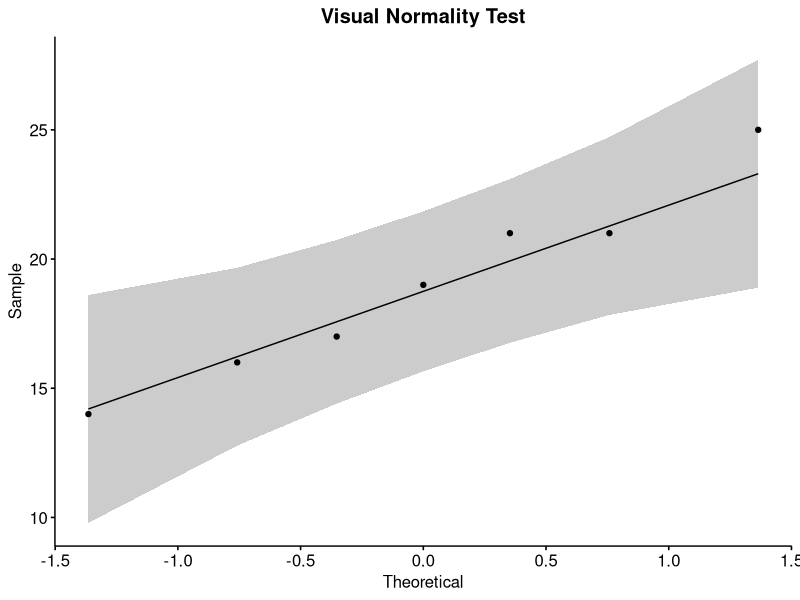
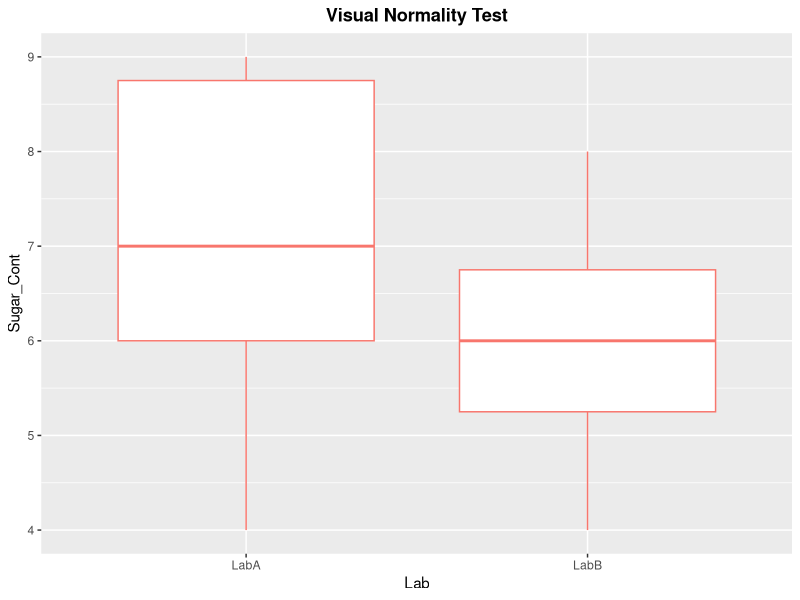
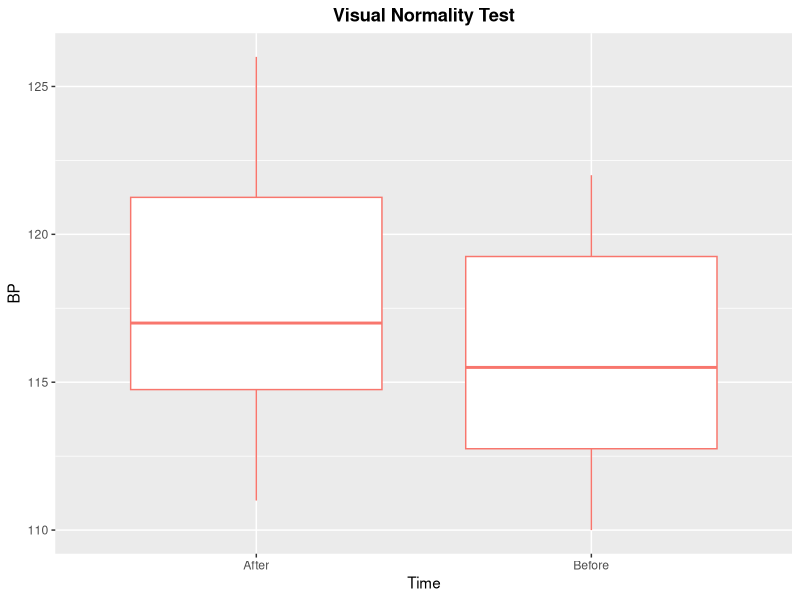

Write R code to recreate these figures, in order. (Note: this script raises an error after producing the figures.)
library(ggplot2)
library(ggpubr)
library(dplyr)

#One Sample T-test
Sample_Scores<-c(19,21,25,16,17,14,21)
Population_Mean<-20
#Data Presentation
Summary_Statistics<-c(Count=length(Sample_Scores),Mean=mean(Sample_Scores),SD=sd(Sample_Scores))
Summary_Statistics
#Normality test
ggqqplot(Sample_Scores,title="Visual Normality Test") + theme(plot.title=element_text(hjust=0.5,face="bold",color="black"))
#H0: Data is normally distributed
#H1: Data is not normally distributed
shapiro.test(Sample_Scores)
#H1 rejected as p-value is greater than 0.05
#T-Test
#H0: Sample Mean = Population Mean
#H1: Sample Mean ≠ Population Mean
One_Sample<-t.test(Sample_Scores,mu=Population_Mean,alternative="two.sided")
One_Sample #H1 rejected as p-value is greater than 0.05

#Two Sample T-tests
#Independent T-test
LabA<-c(8,9,9,6,4,6)
LabB<-c(7,8,6,4,5,6)
Dataframe<-data.frame(Lab=c(rep("LabA",6),rep("LabB",6)),Sugar_Cont=c(LabA,LabB))
View(Dataframe)
#Data Presentation
group_by(Dataframe,Lab) %>% summarise(Count=n(),Mean=mean(Sugar_Cont,na.rm = TRUE),SD=sd(Sugar_Cont,na.rm = TRUE))
#Normality Test
qplot(Lab,Sugar_Cont,data=Dataframe,geom = "boxplot",colour="darkred") + ggtitle("Visual Normality Test") + theme(plot.title=element_text(hjust=0.5,face="bold",color="black")) + theme(legend.position = "none")
#H0: Data is normally distributed
#H1: Data is not normally distributed
shapiro.test(LabA)
#H1 rejected as p-value is greater than 0.05
shapiro.test(LabB)
#H1 rejected as p-value is greater than 0.05
#Homogenity of Variance Test
#H0: The variences are statistically equal
#H1: The variences are not statistically equal
bartlett.test(Sugar_Cont~Lab,data=Dataframe)
#H1 rejected as p-value is greater than 0.05
#T-Test
#H0: Sugar Content obtained by Lab A = Sugar Content obtained by Lab B
#H1: Sugar Content obtained by Lab A ≠ Sugar Content obtained by Lab B
Indpendent<-t.test(Sugar_Cont~Lab,Dataframe,alternative="two.sided",conf.level=0.95)
Indpendent #H1 rejected as p-value is greater than 0.05

#Paired T-test
Before<-c(112,113,118,120,119,113,110,122)
After<-c(116,120,117,125,126,111,111,117)
Difference<-c(Before-After)
Difference<-abs(Difference)
Dataframe2<-data.frame(Time=c(rep("Before",8),rep("After",8),rep("Difference",8)),BP=c(Before,After,Difference))
View(Dataframe2)
#Data Presentation
group_by(Dataframe2,Time) %>% summarise(Count=n(),Mean=mean(BP,na.rm = TRUE),SD=sd(BP,na.rm = TRUE))
#Normality Test
Subset_Dataframe<- subset(Dataframe2, Time %in% c("Before", "After"))
qplot(Time,BP,data=Subset_Dataframe,geom = "boxplot",colour="darkred") + ggtitle("Visual Normality Test") + theme(plot.title=element_text(hjust=0.5,face="bold",color="black")) + theme(legend.position = "none")
#H0: Data is normally distributed
#H1: Data is not normally distributed
shapiro.test(Before)
#H1 rejected as p-value is greater than 0.05
shapiro.test(After)
#H1 rejected as p-value is greater than 0.05
#Homogenity of Variance Test
#H0: The variences are statistically equal
#H1: The variences are not statistically equal
bartlett.test(BP~Time,data=Subset_Dataframe)
#H1 rejected as p-value is greater than 0.05
#T-Test
#H0: Sugar Content obtained by Lab A = Sugar Content obtained by Lab B
#H1: Sugar Content obtained by Lab A ≠ Sugar Content obtained by Lab B
Paired<-t.test(BP~Time,Subset_Dataframe,alternative="two.sided",paired=TRUE,conf.level=0.95)
Paired #H1 rejected as p-value is greater than 0.05